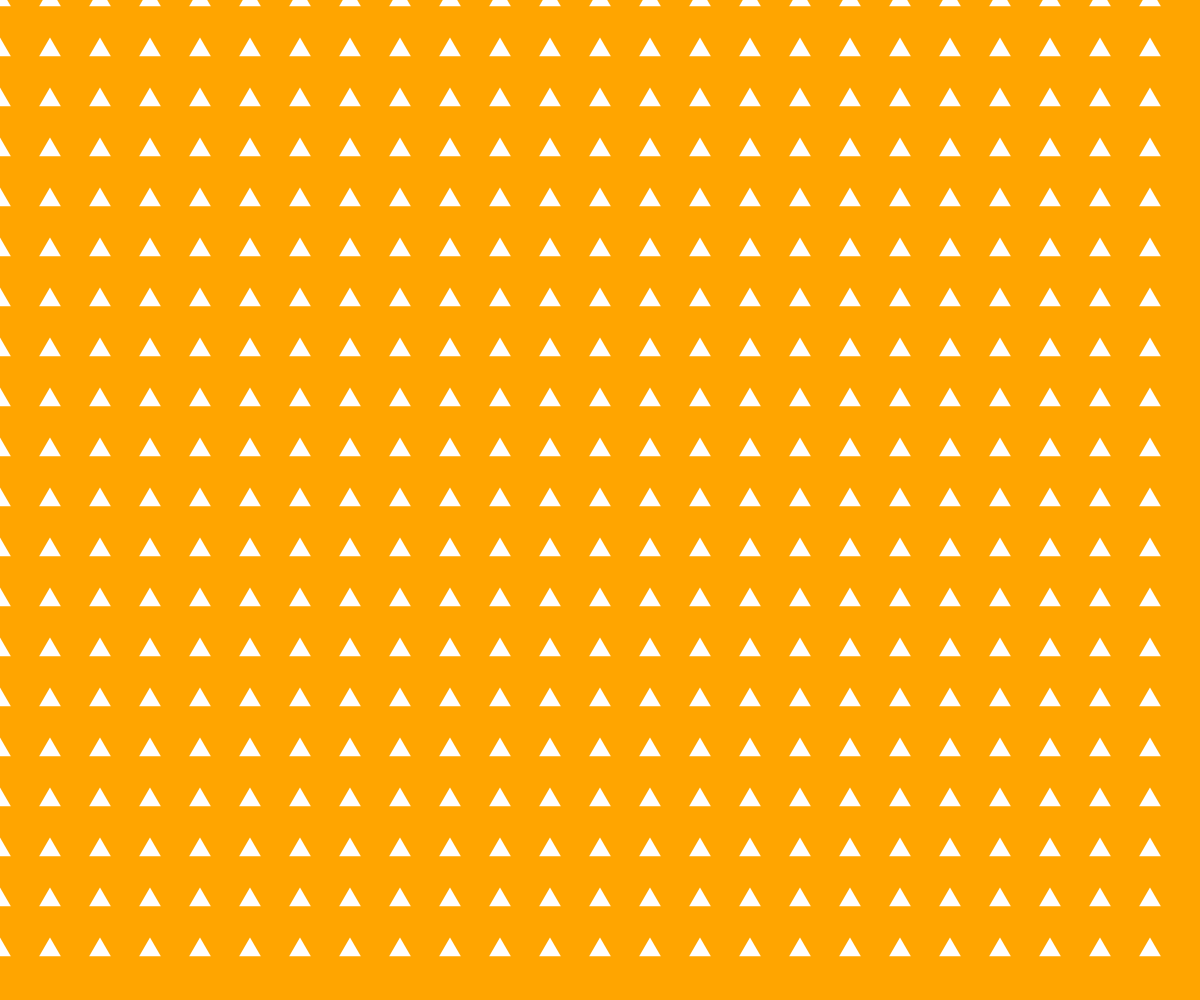
Frame 1 (no input)
Frame 2 (the mouse pressed at the canvas centre, redrawn once): identical to frame 1, image omitted

The p5.js sketch that drew this single still picture (run headless with seeded random() and noise() and a simulated clock; the mouse was pressed at the canvas centre and the sketch redrawn once):

// p5.js sketch
// ── sketch.js
"use strict"

function setup(){
	createCanvas(windowWidth, windowHeight);
	noLoop();
}

function draw(){
	background("orange");

	fill("white");
	noStroke();

	let pad = 50;// 間隔
	let rows = height / pad;// 縦方向の繰り返し数
	let cols = width / pad; // 横方向の繰り返し数

	// rows回繰り返す処理
	for(let r=0; r<rows; r++){
		// cols回繰り返す処理
		for(let c=0; c<cols; c++){
			let x = c * pad;
			let y = r * pad;
			//circle(x, y, pad/2);
			drawTriangle(x, y, pad/4);
		}
	}
}

function drawTriangle(x, y, r){
	angleMode(DEGREES);
	let pts = [];
	for(let i=0; i<3; i++){
		let d = i * 120 + 30;
		let pX = x + r * cos(d);
		let pY = y + r * sin(d);
		pts.push({x:pX, y:pY});
	}
	triangle(pts[0].x, pts[0].y, pts[1].x, pts[1].y, pts[2].x, pts[2].y);
}
